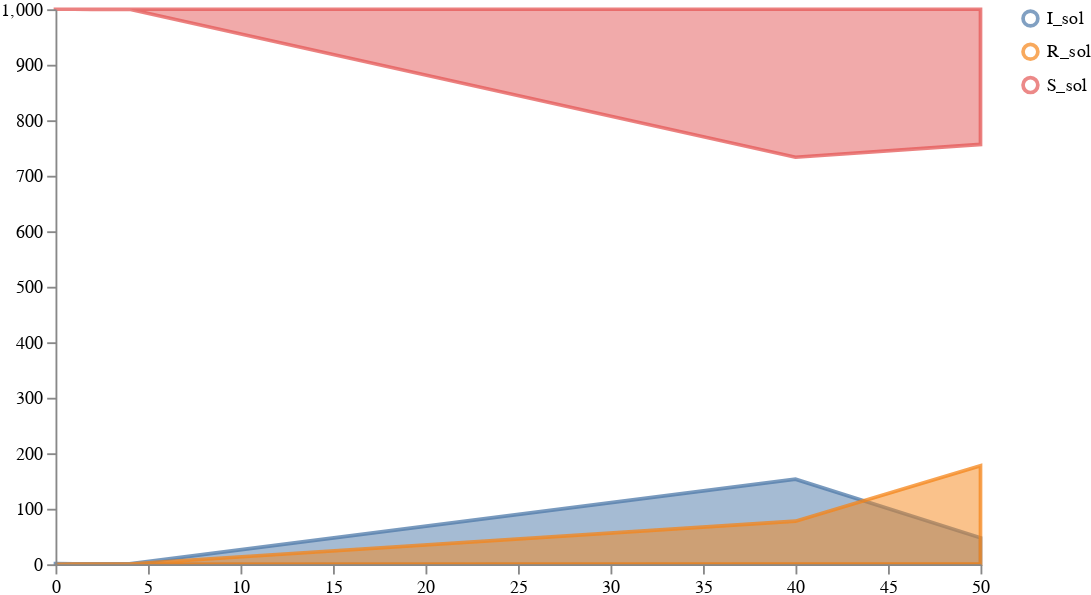

The notebook cell this image was saved under:
### Code cell
result = load_and_sample_petri_ensemble(
    ASKENET_PATHS, weights, solution_mappings, num_samples, timepoints,
    time_unit="days", visual_options={"subset":".*_sol"}
)

plots.ipy_display(result["visual"])

### Figure 1 — Vega specification as saved in the notebook (floating-point values rounded to 4 significant figures)
{"$schema": "https://vega.github.io/schema/vega/v5.json", "axes": [{"name": "x_axis", "orient": "bottom", "scale": "xscale", "zindex": 100}, {"name": "y_axis", "orient": "left", "scale": "yscale", "zindex": 100}], "data": [{"name": "distributions", "values": [{"lower": 0.007852, "timepoint": 0, "trajectory": "I_sol", "upper": 0.9935}, {"lower": 0.007343, "timepoint": 1, "trajectory": "I_sol", "upper": 0.894}, {"lower": 0.007708, "timepoint": 2, "trajectory": "I_sol", "upper": 0.8066}, {"lower": 0.008898, "timepoint": 3, "trajectory": "I_sol", "upper": 0.7263}, {"lower": 0.008083, "timepoint": 4, "trajectory": "I_sol", "upper": 0.6688}, {"lower": 0.0006719, "timepoint": 40, "trajectory": "I_sol", "upper": 153.3}, {"lower": 0.0002654, "timepoint": 50, "trajectory": "I_sol", "upper": 47.63}, {"lower": 2.573e-13, "timepoint": 0, "trajectory": "R_sol", "upper": 1.385e-11}, {"lower": 0.002223, "timepoint": 1, "trajectory": "R_sol", "upper": 0.1299}, {"lower": 0.003924, "timepoint": 2, "trajectory": "R_sol", "upper": 0.245}, {"lower": 0.005437, "timepoint": 3, "trajectory": "R_sol", "upper": 0.348}, {"lower": 0.006788, "timepoint": 4, "trajectory": "R_sol", "upper": 0.4387}, {"lower": 0.04677, "timepoint": 40, "trajectory": "R_sol", "upper": 77.54}, {"lower": 0.0478, "timepoint": 50, "trajectory": "R_sol", "upper": 177.6}, {"lower": 1000.0, "timepoint": 0, "trajectory": "S_sol", "upper": 1000.0}, {"lower": 1000.0, "timepoint": 1, "trajectory": "S_sol", "upper": 1000.0}, {"lower": 1000.0, "timepoint": 2, "trajectory": "S_sol", "upper": 1000.0}, {"lower": 999.9, "timepoint": 3, "trajectory": "S_sol", "upper": 1000.0}, {"lower": 999.9, "timepoint": 4, "trajectory": "S_sol", "upper": 1000.0}, {"lower": 733.3, "timepoint": 40, "trajectory": "S_sol", "upper": 1000.0}, {"lower": 756.4, "timepoint": 50, "trajectory": "S_sol", "upper": 1000.0}]}, {"name": "traces", "transform": [{"expr": "isValid(datum.value)", "type": "filter"}], "values": []}, {"name": "points", "values": []}, {"name": "markers", "values": []}, {"name": "selected", "on": [{"remove": true, "trigger": "clear"}, {"remove": true, "trigger": "!shift"}, {"insert": "clicked", "trigger": "!shift && clicked"}, {"toggle": "clicked", "trigger": "shift && clicked"}]}], "height": 300, "legends": [{"encode": {"labels": {"interactive": true, "name": "legendLabel", "update": {"opacity": [{"test": "!length(data('selected')) || indata('selected', 'value', datum.value)", "value": 1}, {"value": 0.25}]}}, "symbols": {"interactive": true, "name": "legendSymbol", "update": {"fill": {"value": "transparent"}, "opacity": [{"test": "!length(data('selected')) || indata('selected', 'value', datum.value)", "value": 0.7}, {"value": 0.15}], "size": {"value": 64}, "strokeWidth": {"value": 2}}}}, "name": "color_legend", "stroke": "color"}], "marks": [{"from": {"facet": {"data": "points", "groupby": "trajectory", "name": "points_split"}}, "marks": [{"encode": {"hover": {"fillOpacity": {"value": 0.9}}, "update": {"fill": {"field": "trajectory", "scale": "color"}, "fillOpacity": [{"test": "!length(data('selected')) || indata('selected', 'value', datum.trajectory)", "value": 0.5}, {"value": 0.15}], "size": {"value": 10}, "stroke": {"field": "trajectory", "scale": "color"}, "strokeOpacity": [{"test": "!length(data('selected')) || indata('selected', 'value', datum.trajectory)", "value": 0.75}, {"value": 0.15}], "strokeWidth": {"value": 2}, "tooltip": {"field": "value"}, "x": {"field": "timepoint", "scale": "xscale"}, "y": {"field": "value", "scale": "yscale"}}}, "from": {"data": "points"}, "name": "_points_symbol", "type": "symbol", "zindex": 3}, {"encode": {"hover": {"fillOpacity": {"value": 0.9}}, "update": {"interpolate": {"value": "linear"}, "stroke": {"field": "trajectory", "scale": "color"}, "strokeOpacity": [{"test": "!length(data('selected')) || indata('selected', 'value', datum.trajectory)", "value": 0.3}, {"value": 0.1}], "strokeWidth": {"value": 2}, "x": {"field": "timepoint", "scale": "xscale"}, "y": {"field": "value", "scale": "yscale"}}}, "from": {"data": "points"}, "name": "_points_line", "type": "line", "zindex": 3}], "name": "_points", "type": "group", "zindex": 3}, {"from": {"facet": {"data": "traces", "groupby": "trajectory", "name": "traces_split"}}, "marks": [{"encode": {"hover": {"fillOpacity": {"value": 0.9}}, "update": {"interpolate": {"value": "linear"}, "stroke": {"field": "trajectory", "scale": "color"}, "strokeOpacity": [{"test": "!length(data('selected')) || indata('selected', 'value', datum.trajectory)", "value": 0.75}, {"value": 0.15}], "strokeWidth": {"value": 2}, "x": {"field": "timepoint", "scale": "xscale"}, "y": {"field": "value", "scale": "yscale"}}}, "from": {"data": "traces_split"}, "name": "_traces_lines", "type": "line"}], "name": "_traces", "type": "group", "zindex": 2}, {"from": {"facet": {"data": "distributions", "groupby": "trajectory", "name": "trajectory_split"}}, "marks": [{"encode": {"hover": {"fillOpacity": {"value": 0.9}}, "update": {"fill": {"field": "trajectory", "scale": "color"}, "fillOpacity": [{"test": "!length(data('selected')) || indata('selected', 'value', datum.trajectory)", "value": 0.5}, {"value": 0.15}], "interpolate": {"value": "linear"}, "stroke": {"field": "trajectory", "scale": "color"}, "strokeOpacity": [{"test": "!length(data('selected')) || indata('selected', 'value', datum.trajectory)", "value": 0.75}, {"value": 0.15}], "strokeWidth": {"value": 2}, "x": {"field": "timepoint", "scale": "xscale"}, "y": {"field": "upper", "scale": "yscale"}, "y2": {"field": "lower", "scale": "yscale"}}}, "from": {"data": "trajectory_split"}, "type": "area"}], "name": "_distributions", "type": "group", "zindex": 1}, {"marks": [{"encode": {"enter": {"stroke": {"value": "lightgray"}}, "update": {"opacity": {"value": 1}, "x": {"field": "timepoint", "scale": "xscale"}, "y": {"signal": "height"}, "y2": {"value": 0}}}, "from": {"data": "markers"}, "name": "_marker text", "type": "rule"}, {"encode": {"enter": {"fontSize": {"value": 8}, "text": {"field": "datum.label"}, "y": {"value": 0}}}, "from": {"data": "_marker text"}, "name": "_marker flags", "transform": [{"as": ["x", "_y", "opacity", "align", "baseline"], "lineAnchor": "start", "offset": [1], "size": {"signal": "[width, height]"}, "type": "label"}], "type": "text"}], "name": "_markers", "type": "group"}], "scales": [{"domain": {"fields": [{"data": "distributions", "field": "timepoint"}, {"data": "traces", "field": "timepoint"}, {"data": "points", "field": "timepoint"}, {"data": "markers", "field": "timepoint"}]}, "name": "xscale", "range": "width", "type": "linear", "zero": false}, {"domain": {"fields": [{"data": "distributions", "field": "lower"}, {"data": "distributions", "field": "upper"}, {"data": "traces", "field": "value"}, {"data": "points", "field": "value"}]}, "name": "yscale", "nice": true, "range": "height", "type": "linear", "zero": true}, {"domain": {"fields": [{"data": "distributions", "field": "trajectory"}, {"data": "traces", "field": "trajectory"}, {"data": "points", "field": "trajectory"}]}, "name": "color", "range": "category", "type": "ordinal"}], "signals": [{"name": "clear", "on": [{"events": "mouseup[!event.item]", "force": true, "update": "true"}], "value": true}, {"name": "shift", "on": [{"events": "@legendSymbol:click, @legendLabel:click", "force": true, "update": "event.shiftKey"}], "value": false}, {"name": "clicked", "on": [{"events": "@legendSymbol:click, @legendLabel:click", "force": true, "update": "{value: datum.value}"}], "value": null}], "width": 500}
